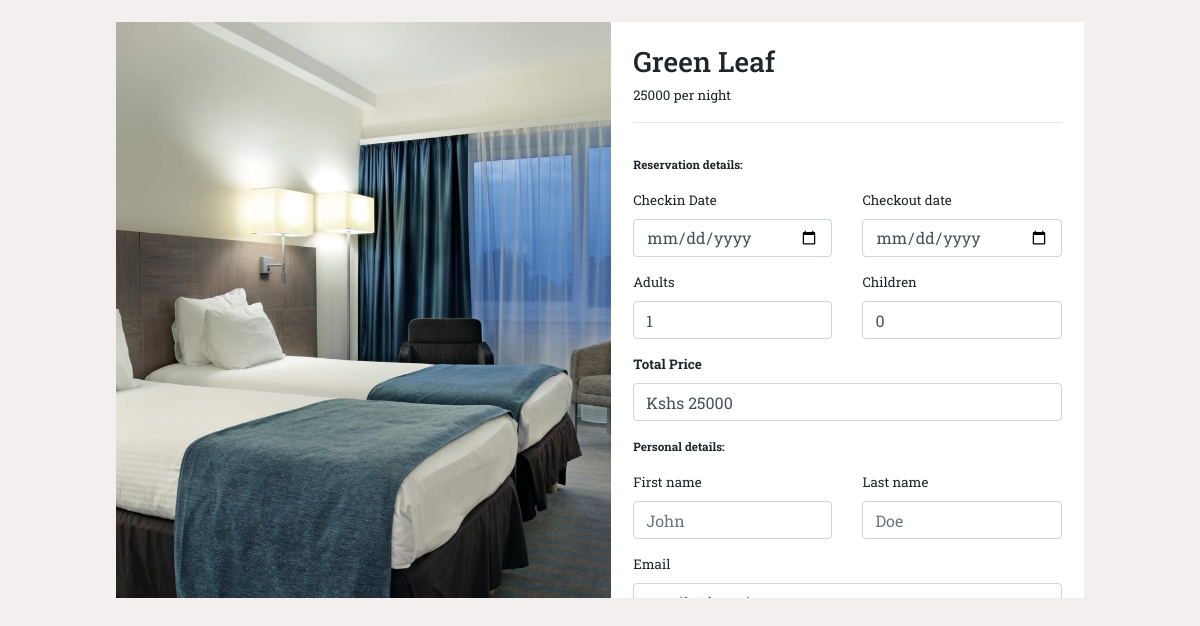
The app's page /reservation/book.php?rid=19 with its own data.
### tables this page shows
CREATE TABLE `rooms` (
  `roomid` int(11) NOT NULL,
  `name` varchar(55) DEFAULT NULL,
  `number` varchar(55) NOT NULL,
  `category` int(11) NOT NULL,
  `capacity` int(11) NOT NULL,
  `image` varchar(255) NOT NULL,
  `isReserved` tinyint(1) NOT NULL DEFAULT 0,
  `isBooked` tinyint(1) NOT NULL DEFAULT 0,
  `created_on` date NOT NULL DEFAULT current_timestamp()
);

CREATE TABLE `categories` (
  `id` int(11) NOT NULL,
  `description` varchar(55) NOT NULL,
  `label` char(5) NOT NULL,
  `capacity` int(11) NOT NULL,
  `price` int(11) NOT NULL
);

### reservation/book.php (the view, shortened to what this page needs)
<?php
  function getRoom($id) {
      $pdo = establishCONN();
      $stmt = $pdo->prepare("SELECT roomid, rooms.name, rooms.image, categories.id AS cid, categories.description AS category, categories.price FROM rooms LEFT JOIN categories ON rooms.category = categories.id WHERE roomid = :id");
      $stmt->bindValue(":id", $id);
      $stmt->execute();
      return $stmt->fetchAll(PDO::FETCH_ASSOC);
  }
?>
<!doctype html>
<html lang="en">
  <head>
    <link rel="stylesheet" href="https://cdn.jsdelivr.net/npm/bootstrap@4.6.2/dist/css/bootstrap.min.css">
    <link rel="stylesheet" href="style.css">
  </head>
  <body>
    <section class="booking">
      <?php if(isset($_SESSION['HM_uid'])) {?>
        <?php if($_SESSION['HM_ver_status'] == false) {?>
          <div class="alert alert-warning alert-dismissible fade show" role="alert">
            <strong>Email verification.</strong> Verify your email address
            <button type="button" class="close" data-dismiss="alert" aria-label="Close">
              <span aria-hidden="true">&times;</span>
            </button>
          </div>
        <?php } else {?>
          <?php $room = getRoom($_GET["rid"])[0]; ?>
          <?php $_SESSION["HM_categoryId"] = $room["cid"]; ?>
          <div class="booking-cont">
            <div class="booking-ill">
              <img src="..<?php echo $room["image"]; ?>" alt="">
            </div>
            <div class="booking-details">
              <div class="booking-meta">
                <h3><?php echo $room["name"]; ?></h3>
                <p id="suite-price"><?php echo $room["price"] ?> per night</p>
                <hr>
              </div>
              <form action="handleBooking.php?rid=<?php echo $room["roomid"] ?>" class="book-form" method="POST">
              <p><small><b>Reservation details:</b></small></p>
                <div class="row">
                    <div class="col">
                        <div class="form-group">
                            <label for="adults">Checkin Date</label>
                            <input type="date" class="form-control dates" name="checkin" id="checkindate" min="<?php echo date('Y-m-d'); ?>">
                        </div>
                    </div>
                    <div class="col">
                        <div class="form-group">
                            <label for="children">Checkout date</label>
                            <input type="date" class="form-control dates" name="checkout" id="checkoutdate" onclick="setCheckoutMinDate()">
                        </div>
                    </div>
                    <script>
                      function setCheckoutMinDate() {
                        const checkin = document.getElementById("checkindate").value;
                        const checkout = document.getElementById("checkoutdate");
                        checkout.min = checkin;
                        const checkinDate = new Date(checkin);
                        const minCheckoutDate = new Date(checkinDate);
                        minCheckoutDate.setDate(checkinDate.getDate() + 1);
                        checkout.value = '';
                        checkout.min = minCheckoutDate.toISOString().slice(0, 10);
                      }
                    </script>
                </div>
                <div class="row">
                  <div class="col">
                    <div class="form-group">
                      <label for="exampleInputEmail1">Adults</label>
                      <input type="number" class="form-control" name="adults" min="1" max="25" value="1">
                    </div>
                  </div>
                  <div class="col">
                    <div class="form-group">
                      <label for="exampleInputEmail1">Children</label>
                      <input type="number" class="form-control" name="children" min="0" max="25" value="0">
                    </div>
                  </div>
                </div>
                <div class="form-group">
                  <label for="exampleInputEmail1"><strong>Total Price</strong></label>
                  <input type="text" class="form-control total-price" name="price" value="Kshs <?php echo $room["price"]; ?>">
                </div>
                <p><small><b>Personal details:</b></small></p>
                <?php if(isset($_SESSION["HM_uid"])) {?>
                  <div class="row">
                    <div class="col">
                        <div class="form-group">
                            <label for="exampleInputEmail1">First name</label>
                            <input type="text" class="form-control" name="fname" aria-describedby="emailHelp" placeholder="John" value="<?php echo $_SESSION["HM_ufname"]; ?>">
                        </div>
                    </div>
                    <div class="col">
                        <div class="form-group">
                            <label for="exampleInputEmail1">Last name</label>
                            <input type="text" class="form-control" name="lname" aria-describedby="emailHelp" placeholder="Doe" value="<?php echo $_SESSION["HM_ulname"]; ?>">
                        </div>
                    </div>
                  </div>
                  <div class="form-group">
                    <label for="exampleInputEmail1">Email</label>
                    <input type="email" class="form-control" name="email" aria-describedby="emailHelp" placeholder="email@domain.com" value="<?php echo $_SESSION["HM_uemail"]; ?>">
                  </div>
                <?php } else {?>
                  <div class="row">
                    <div class="col">
                        <div class="form-group">
                            <label for="exampleInputEmail1">First name</label>
                            <input type="text" required class="form-control" name="fname" aria-describedby="emailHelp" placeholder="John">
                        </div>
                    </div>
                    <div class="col">
                        <div class="form-group">
                            <label for="exampleInputEmail1">Last name</label>
                            <input type="text" required class="form-control" name="lname" aria-describedby="emailHelp" placeholder="Doe">
                        </div>
                      </div>
                  </div>
                  <div class="form-group">
                    <label for="exampleInputEmail1">Email</label>
                    <input type="email" required class="form-control" name="email" aria-describedby="emailHelp" placeholder="email@domain.com">
                  </div>
                <?php } ?>
                <div class="form-group">
                  <input class="btn btn-primary btn-block" type="submit" value="Reserve">
                </div>
              </form>
            </div>
          </div>
        <?php } ?>
      <?php } else {?>
        <?php $room = getRoom($_GET["rid"])[0]; ?>
        <div class="booking-cont">
          <div class="booking-ill">
            <img src="..<?php echo $room["image"]; ?>" alt="">
          </div>
          <div class="booking-details">
            <div class="booking-meta">
              <h3><?php echo $room["name"]; ?></h3>
              <p id="suite-price"><?php echo $room["price"] ?> per night</p>
              <hr>
            </div>
            <form action="handleBooking.php?rid=<?php echo $room["roomid"] ?>" class="book-form" method="POST">
            <p><small><b>Reservation details:</b></small></p>
              <div class="row">
                  <div class="col">
                      <div class="form-group">
                          <label for="adults">Checkin Date</label>
                          <input type="date" class="form-control dates" name="checkin" id="checkindate" min="<?php echo date('Y-m-d'); ?>">
                      </div>
                  </div>
                  <div class="col">
                      <div class="form-group">
                          <label for="children">Checkout date</label>
                          <input type="date" class="form-control dates" name="checkout" id="checkoutdate" onclick="setCheckoutMinDate()">
                      </div>
                  </div>
              </div>
              <div class="row">
                <div class="col">
                  <div class="form-group">
                    <label for="exampleInputEmail1">Adults</label>
                    <input type="number" class="form-control" name="adults" min="1" max="25" value="1">
                  </div>
                </div>
                <div class="col">
                  <div class="form-group">
                    <label for="exampleInputEmail1">Children</label>
                    <input type="number" class="form-control" name="children" min="0" max="25" value="0">
                  </div>
                </div>
              </div>
              <div class="form-group">
                <label for="exampleInputEmail1"><strong>Total Price</strong></label>
                <input type="text" class="form-control total-price" name="price" value="Kshs <?php echo $room["price"]; ?>">
              </div>
              <p><small><b>Personal details:</b></small></p>
              <?php if(isset($_SESSION["HM_uid"])) {?>
                <div class="row">
                  <div class="col">
                      <div class="form-group">
                          <label for="exampleInputEmail1">First name</label>
                          <input type="text" class="form-control" name="fname" aria-describedby="emailHelp" placeholder="John" value="<?php echo $_SESSION["HM_ufname"]; ?>">
                      </div>
                  </div>
                  <div class="col">
                      <div class="form-group">
                          <label for="exampleInputEmail1">Last name</label>
                          <input type="text" class="form-control" name="lname" aria-describedby="emailHelp" placeholder="Doe" value="<?php echo $_SESSION["HM_ulname"]; ?>">
                      </div>
                  </div>
                </div>
                <div class="form-group">
                  <label for="exampleInputEmail1">Email</label>
                  <input type="email" class="form-control" name="email" aria-describedby="emailHelp" placeholder="email@domain.com" value="<?php echo $_SESSION["HM_uemail"]; ?>">
                </div>
              <?php } else {?>
                <div class="row">
                  <div class="col">
                      <div class="form-group">
                          <label for="exampleInputEmail1">First name</label>
                          <input type="text" required class="form-control" name="fname" aria-describedby="emailHelp" placeholder="John">
                      </div>
                  </div>
                  <div class="col">
                      <div class="form-group">
                          <label for="exampleInputEmail1">Last name</label>
                          <input type="text" required class="form-control" name="lname" aria-describedby="emailHelp" placeholder="Doe">
                      </div>
                    </div>
                </div>
                <div class="form-group">
                  <label for="exampleInputEmail1">Email</label>
                  <input type="email" required class="form-control" name="email" aria-describedby="emailHelp" placeholder="email@domain.com">
                </div>
              <?php } ?>
            </form>
          </div>
        </div>
      <?php } ?>
    </section>
  </body>
</html>

### reservation/style.css (style rules this page uses)
* { margin: 0; padding: 0; }
body { font-family: 'Roboto Slab', serif; font-size: smaller; }
.booking { padding: 1.4rem; background-color: #f3efef; height: 100vh; }
.booking-cont { max-width: 968px; margin: 0 auto; display: flex; height: 36rem; background-color: #fff; }
.booking-cont img { width: 100%; height: 100%; object-fit: cover; object-position: center; }
.booking-details { overflow-y: auto; background-color: #fff; }
.booking-meta, .book-form { padding: 1.4rem; }
.booking-meta { background-color: #fff; position: sticky; top: 0; z-index: 1; padding-bottom: 0; }
.book-form { padding-top: 1rem; }

### records on screen
rooms: image (picture), name "Green Leaf", category.price "25000", price "Kshs 25000"
